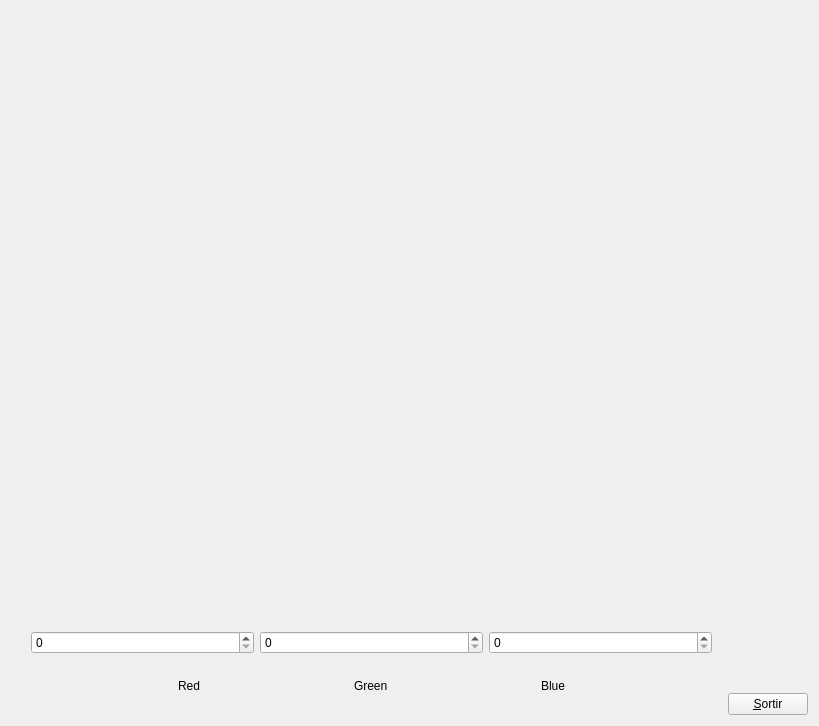
<?xml version="1.0" encoding="UTF-8"?>
<ui version="4.0">
 <class>MyForm</class>
 <widget class="QWidget" name="MyForm">
  <property name="geometry">
   <rect>
    <x>0</x>
    <y>0</y>
    <width>819</width>
    <height>726</height>
   </rect>
  </property>
  <property name="windowTitle">
   <string>Form</string>
  </property>
  <layout class="QHBoxLayout" name="horizontalLayout">
   <item>
    <widget class="MyGLWidget" name="widget" native="true">
     <property name="sizePolicy">
      <sizepolicy hsizetype="Expanding" vsizetype="Expanding">
       <horstretch>0</horstretch>
       <verstretch>0</verstretch>
      </sizepolicy>
     </property>
     <widget class="QWidget" name="verticalLayoutWidget">
      <property name="geometry">
       <rect>
        <x>20</x>
        <y>620</y>
        <width>681</width>
        <height>81</height>
       </rect>
      </property>
      <layout class="QVBoxLayout" name="verticalLayout_2">
       <item>
        <layout class="QHBoxLayout" name="horizontalLayout_2">
         <item>
          <widget class="QSpinBox" name="spinBox"/>
         </item>
         <item>
          <widget class="QSpinBox" name="spinBox_2"/>
         </item>
         <item>
          <widget class="QSpinBox" name="spinBox_3"/>
         </item>
        </layout>
       </item>
       <item>
        <layout class="QHBoxLayout" name="horizontalLayout_4">
         <item>
          <spacer name="horizontalSpacer">
           <property name="orientation">
            <enum>Qt::Horizontal</enum>
           </property>
           <property name="sizeHint" stdset="0">
            <size>
             <width>40</width>
             <height>20</height>
            </size>
           </property>
          </spacer>
         </item>
         <item>
          <widget class="QLabel" name="label_2">
           <property name="text">
            <string>Red</string>
           </property>
          </widget>
         </item>
         <item>
          <spacer name="horizontalSpacer_2">
           <property name="orientation">
            <enum>Qt::Horizontal</enum>
           </property>
           <property name="sizeHint" stdset="0">
            <size>
             <width>40</width>
             <height>20</height>
            </size>
           </property>
          </spacer>
         </item>
         <item>
          <widget class="QLabel" name="label_3">
           <property name="text">
            <string>Green</string>
           </property>
          </widget>
         </item>
         <item>
          <spacer name="horizontalSpacer_3">
           <property name="orientation">
            <enum>Qt::Horizontal</enum>
           </property>
           <property name="sizeHint" stdset="0">
            <size>
             <width>40</width>
             <height>20</height>
            </size>
           </property>
          </spacer>
         </item>
         <item>
          <widget class="QLabel" name="label">
           <property name="text">
            <string>Blue</string>
           </property>
          </widget>
         </item>
         <item>
          <spacer name="horizontalSpacer_4">
           <property name="orientation">
            <enum>Qt::Horizontal</enum>
           </property>
           <property name="sizeHint" stdset="0">
            <size>
             <width>40</width>
             <height>20</height>
            </size>
           </property>
          </spacer>
         </item>
        </layout>
       </item>
      </layout>
     </widget>
     <zorder>verticalSpacer</zorder>
     <zorder>verticalLayoutWidget</zorder>
     <zorder>horizontalLayoutWidget</zorder>
     <zorder>horizontalLayoutWidget</zorder>
     <zorder>verticalSpacer</zorder>
    </widget>
   </item>
   <item>
    <layout class="QVBoxLayout" name="verticalLayout">
     <item>
      <spacer name="verticalSpacer">
       <property name="orientation">
        <enum>Qt::Vertical</enum>
       </property>
       <property name="sizeHint" stdset="0">
        <size>
         <width>20</width>
         <height>40</height>
        </size>
       </property>
      </spacer>
     </item>
     <item>
      <widget class="QPushButton" name="pushButton">
       <property name="sizePolicy">
        <sizepolicy hsizetype="Fixed" vsizetype="Fixed">
         <horstretch>0</horstretch>
         <verstretch>0</verstretch>
        </sizepolicy>
       </property>
       <property name="text">
        <string>&amp;Sortir</string>
       </property>
      </widget>
     </item>
    </layout>
   </item>
  </layout>
 </widget>
 <customwidgets>
  <customwidget>
   <class>MyGLWidget</class>
   <extends>QWidget</extends>
   <header>MyGLWidget.h</header>
   <container>1</container>
  </customwidget>
 </customwidgets>
 <resources/>
 <connections>
  <connection>
   <sender>pushButton</sender>
   <signal>clicked()</signal>
   <receiver>MyForm</receiver>
   <slot>close()</slot>
   <hints>
    <hint type="sourcelabel">
     <x>796</x>
     <y>596</y>
    </hint>
    <hint type="destinationlabel">
     <x>839</x>
     <y>529</y>
    </hint>
   </hints>
  </connection>
 </connections>
</ui>
